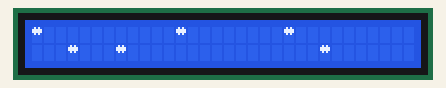
This sketch was run on a simulated Arduino Uno, built with avr-gcc and run on an emulated ATmega328P. Parts: 32×2 character LCD.

Above: at 0.12 s.
At 0.56 s:
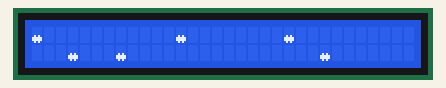
At 1.0 s:
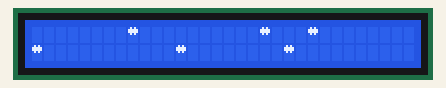
At 2.0 s:
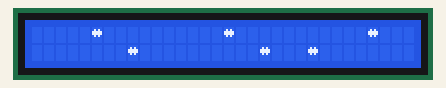
At 3.0 s:
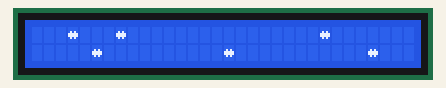
At 3.98 s:
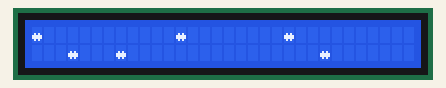

The sketch:

LCD_snow.ino
```cpp
#include <LiquidCrystal.h>
LiquidCrystal lcd(12, 11, 5, 4, 3, 2);

void setup() {


  lcd.begin(32, 2);

  lcd.setCursor(0, 0);
  lcd.clear();
  lcd.home();


}

void loop() {
  snow();
}


void snow(){
  byte snow[32];
  byte flake[4] = {
    0b01010,
    0b11111,
    0b11111,
    0b01010
  };

  for ( int falling = 0 ; falling < 32; falling++){ //insert the flake, make it start at -4

    for (int i = -4 ; i<36; i++) //not 0 because of the  lcd.createChar(0, ) issue
      snow[i] = 0b00000;

    for (int j = 0 ; j<4 ; j++)
      if( ((falling + j) > -1) && ((falling + j)< 32))
        snow[falling+j] = flake[j];

    //making four special characters
    for (int i = 1 ; i<5 ; i++) //not 0 because of the  lcd.createChar(0, ) issue
    {
      byte s1[8];
      for (int j = 0 ; j<8 ; j++)
        s1[j] = snow[(i-1)*8+j];
      lcd.createChar(i, s1);
      //make snowflakes appear on the screen

      //using the trick of rotating the chars to get another position
      setCursorFor16_4(i-1, 0) ;
      lcd.write(i);
      setCursorFor16_4((i-1 +4 -3 )%4, 3) ;
      lcd.write(i);
      setCursorFor16_4((i-1 +4 +2 )%4, 5) ;
      lcd.write(i);
      setCursorFor16_4((i-1 +4 +1 )%4, 7) ;
      lcd.write(i);
      setCursorFor16_4((i-1 +4 -1 )%4, 8) ;
      lcd.write(i);
      setCursorFor16_4((i-1 +4 -4 )%4, 12) ;
      lcd.write(i);
    }
    delay(100);
  }
}

/**************************************
 *
 * function to set the cursor from horizontal, vertical
 *
 * specific for LCD 16 * 4
 *
 ***************************************/
unsigned char setCursorFor16_4(int j, int i){
  if ( (j>-1)&&(j<4)&&(i>-1)&&(i<16)){
    int hpx = 0;
    int hpy = 0;
    if ( j == 1 || j == 3)
      hpx = 1;
    if ( j > 1 )
      hpy = 16;
    lcd.setCursor(i+hpy, hpx);
    return 1;
  }
  else return 0;
}
```

Measured:
- by itself, everything shown: repeats every 3.5 s, in 32 steps
